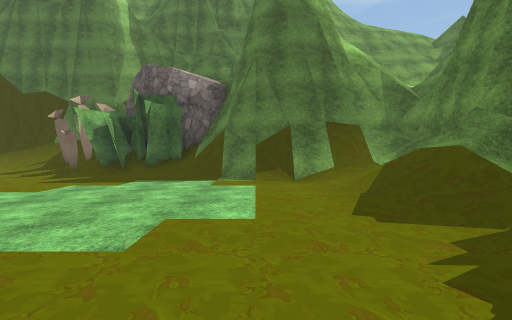
[1] (above)

18 first-person views from a walk through a Unity game level. The camera is 1.5 m above the floor, tilts 2° down and sees 85° across. The floor is counted in squares, 2 m on a side. Each view is taken from the middle of a square. On the plan, view 1 faces up. The plan holds only what a view shows up to about 10 squares ahead; the rest is blank. The place goes on beyond the plan. Some surface patterns are stand-ins.

[2]
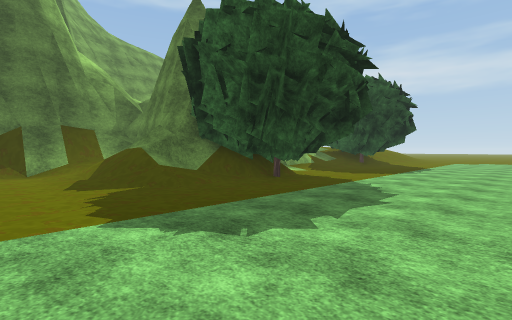

[3]
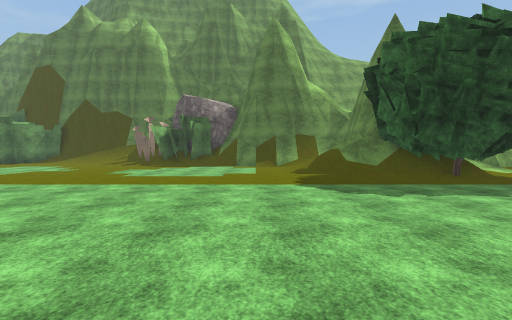

[4]
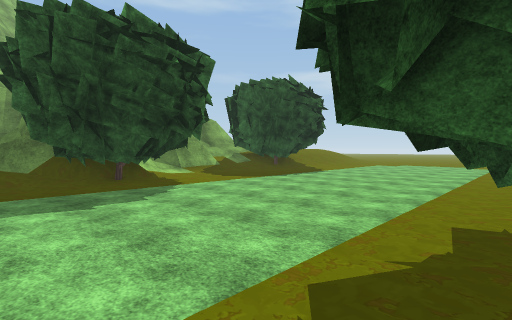

[5]
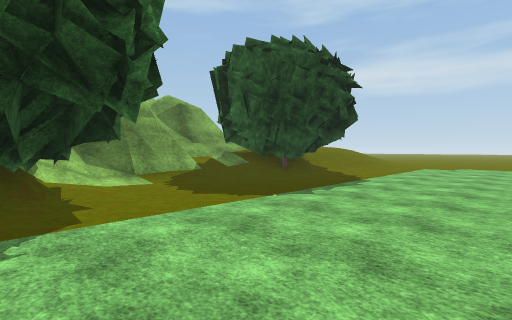

[6]
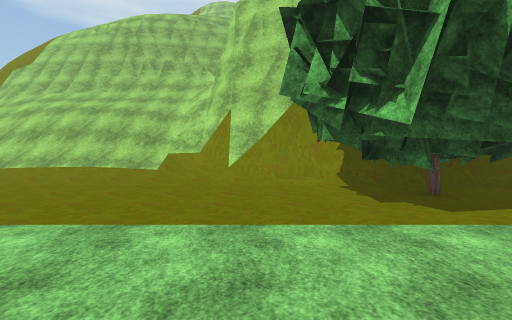

[7]
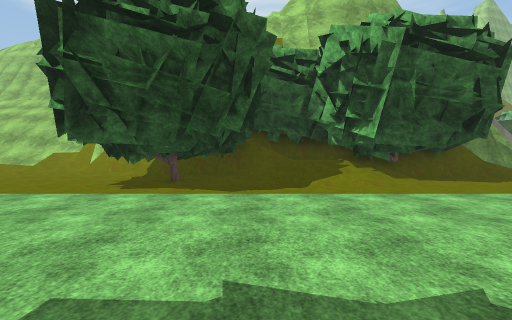

[8]
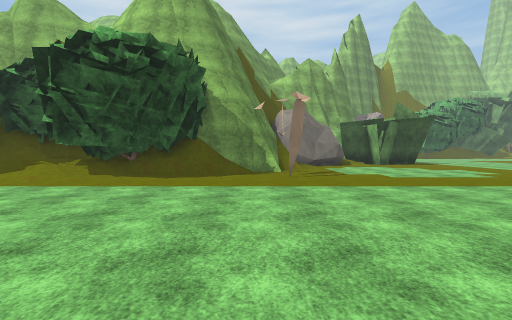

[9]
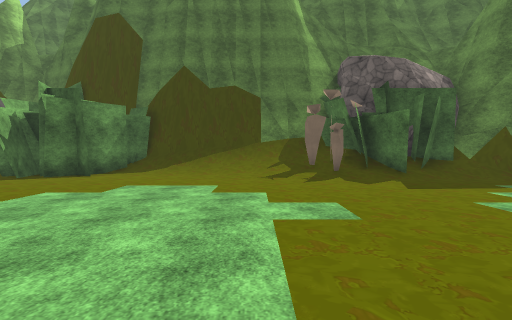

[10]
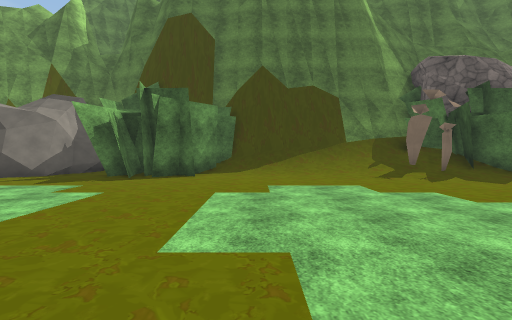

[11]
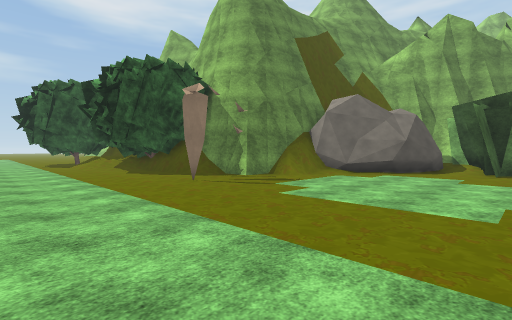

[12]
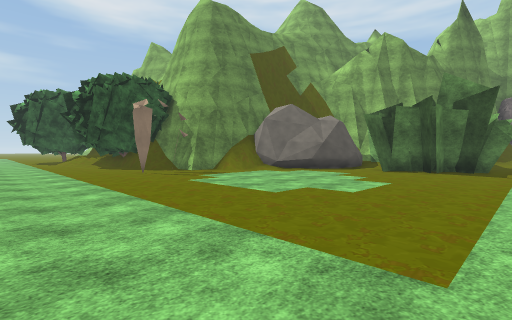

[13]
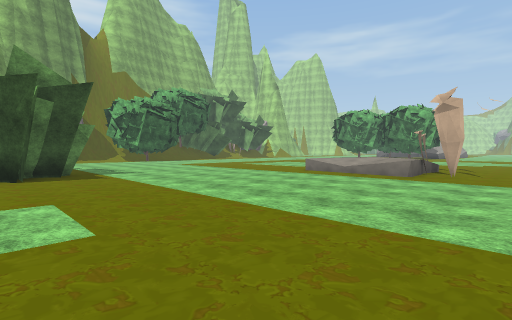

[14]
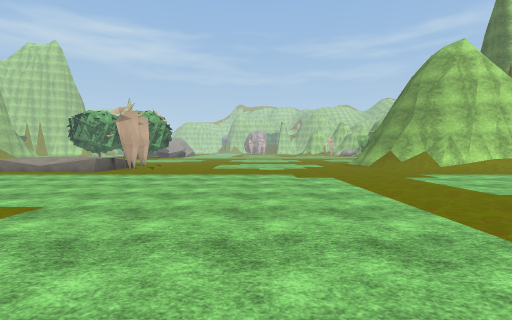

[15]
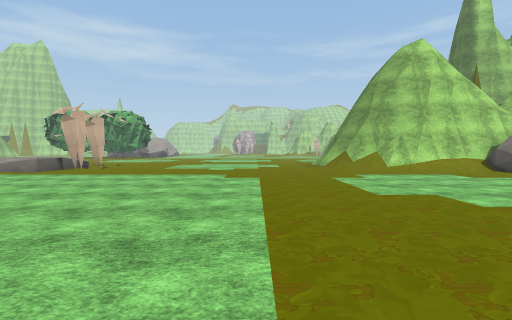

[16]
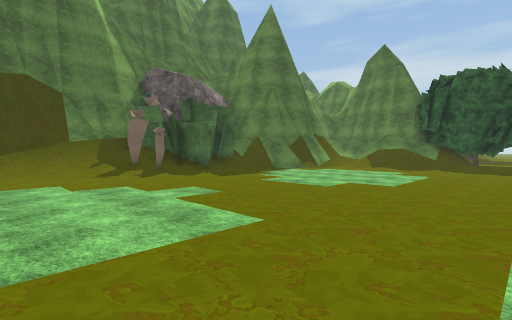

[17]
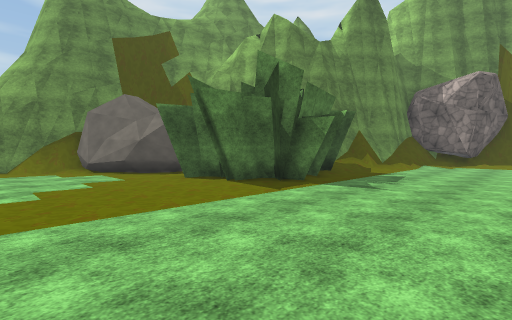

[18]
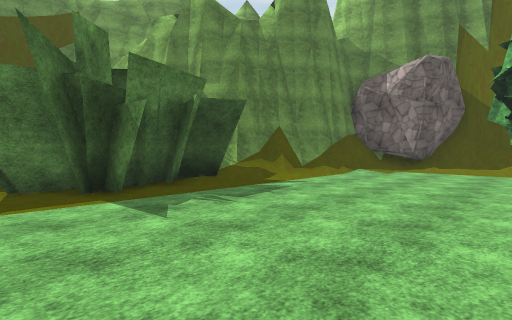

### Floor plan
Key: @ floor where view 1 was taken; # wall or solid block; . floor; / step, stairs or slope; = window, fence, low wall or low ledge; O other object.
Columns run from 20 left of view 1 to 15 right of it. Each row starts with its distance up from view 1.
 11    ### #########
 10   ##.###//////O##
  9 ###..###..////O######
  8 ...................####
  7 .....................####
  6 ......................//#     ##
  5 ......................//#  ####//
  4 ......................//#  #.##/#
  3 ......................//####....###
  2 .......................//###......#
  1 ......................../##.........
  0 ....................@...............
 -1 ..........    ......................
 -2 ...........  .......................
 -3 ....................................
 -4 ....................................
 -5 ....................................
 -6 .....................////###......
 -7 O..............O....###//###.......
 -8 =..............O..#####//# #........
 -9 =..............####   #### ###//////
-10 =..............##            ##/////
-11 =.............=#              ##////
-12   ...........###              ##////
-13   ......#.#.##
-14   .....####.#
-15   .....######
-16   .....##
-17   ......#
-18   ....../
-19   .....//#
-20   ...../##
-21   ...../#
-22   ....//#
-23   ..../
-24    ..
-25    //

Where each view was taken, in squares from view 1:
view 1: 0 up, 0 right, facing up
view 2: 3 down, 0 right, facing up-right
view 3: 6 down, 0 right, facing up
view 4: 6 down, 3 right, facing up-right
view 5: 3 down, 6 right, facing up-right
view 6: 2 down, 9 right, facing down
view 7: 0 up, 4 right, facing down
view 8: 1 up, 4 left, facing down
view 9: 1 up, 8 left, facing up
view 10: 1 up, 11 left, facing up
view 11: 3 down, 11 left, facing down-right
view 12: 3 down, 14 left, facing down-right
view 13: 5 down, 11 left, facing down-left
view 14: 2 down, 10 left, facing left
view 15: 0 up, 10 left, facing left
view 16: 0 up, 10 left, facing up-right
view 17: 9 down, 17 left, facing down-right
view 18: 13 down, 18 left, facing down-right
